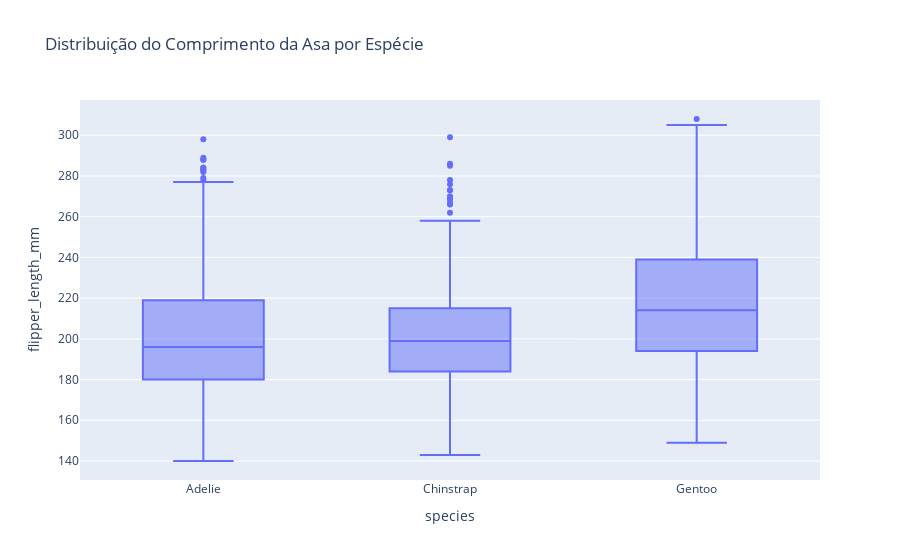

Source (notebook cell):
### Code cell
# Gráfico de boxplot para comparar o comprimento da asa entre as espécies
fig_box_flipper_length = px.box(dataset_penguins, x='species', y='flipper_length_mm', title='Distribuição do Comprimento da Asa por Espécie')
fig_box_flipper_length.show()

### Figure 1 — Plotly figure (JSON) as saved in the notebook; plotly's stock layout.template omitted (floating-point values rounded to 4 significant figures; data arrays with more than 128 entries replaced by an {"elided": "..."} marker saying what was removed)
{"data": [{"alignmentgroup": "True", "hovertemplate": "species=%{x}<br>flipper_length_mm=%{y}<extra></extra>", "legendgroup": "", "marker": {"color": "#636efa"}, "name": "", "notched": false, "offsetgroup": "", "orientation": "v", "showlegend": false, "type": "box", "x": {"elided": "3430 str values"}, "x0": " ", "xaxis": "x", "y": {"elided": "3430 int values"}, "y0": " ", "yaxis": "y"}], "layout": {"autosize": true, "boxmode": "group", "legend": {"tracegroupgap": 0}, "title": {"text": "Distribuição do Comprimento da Asa por Espécie"}, "xaxis": {"anchor": "y", "autorange": true, "domain": [0, 1], "range": [-0.5, 2.5], "title": {"text": "species"}, "type": "category"}, "yaxis": {"anchor": "x", "autorange": true, "domain": [0, 1], "range": [130.7, 317.3], "title": {"text": "flipper_length_mm"}, "type": "linear"}}}
